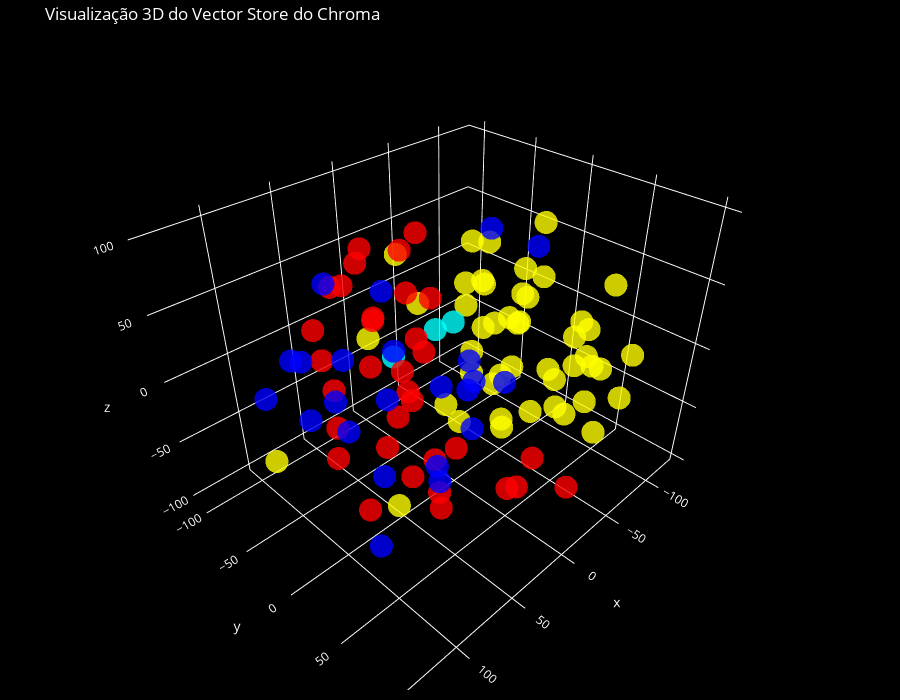

The cell this chart's notebook holds for it:
### Code cell
# Vamos tentar 3D!

tsne = TSNE(n_components=3, random_state=42)
reduced_vectors = tsne.fit_transform(vectors)

# Criar o gráfico de dispersão 3D
fig = go.Figure(data=[go.Scatter3d(
    x=reduced_vectors[:, 0],
    y=reduced_vectors[:, 1],
    z=reduced_vectors[:, 2],
    mode='markers',
    marker=dict(size=8, color=colors, opacity=0.8),
    text=[f"Tipo: {t}<br>Texto: {d[:100]}..." for t, d in zip(doc_types, documents)],
    hoverinfo='text'
)])

fig.update_layout(
    title='Visualização 3D do Vector Store do Chroma',
    plot_bgcolor='black',
    paper_bgcolor='black',
    font=dict(color='white'),
    scene=dict(
        xaxis=dict(color='white', backgroundcolor='black', showbackground=True),
        yaxis=dict(color='white', backgroundcolor='black', showbackground=True),
        zaxis=dict(color='white', backgroundcolor='black', showbackground=True)
    ),
    width=900,
    height=700,
    margin=dict(r=20, b=10, l=10, t=40)
)

fig.show()

### Figure 1 — Plotly figure (JSON) as saved in the notebook; plotly's stock layout.template omitted (floating-point values rounded to 4 significant figures)
{"data": [{"hoverinfo": "text", "marker": {"color": ["yellow", "yellow", "yellow", "yellow", "yellow", "yellow", "yellow", "yellow", "yellow", "yellow", "yellow", "yellow", "yellow", "yellow", "yellow", "yellow", "yellow", "yellow", "yellow", "yellow", "yellow", "yellow", "yellow", "yellow", "yellow", "yellow", "yellow", "yellow", "yellow", "yellow", "yellow", "yellow", "yellow", "yellow", "yellow", "yellow", "yellow", "yellow", "yellow", "yellow", "yellow", "yellow", "yellow", "yellow", "yellow", "yellow", "yellow", "cyan", "cyan", "cyan", "red", "red", "red", "red", "red", "red", "red", "red", "red", "red", "red", "red", "red", "red", "red", "red", "red", "red", "red", "red", "red", "red", "red", "red", "red", "red", "red", "red", "red", "red", "red", "red", "red", "blue", "blue", "blue", "blue", "blue", "blue", "blue", "blue", "blue", "blue", "blue", "blue", "blue", "blue", "blue", "blue", "blue", "blue", "blue", "blue", "blue", "blue", "blue"], "opacity": 0.8, "size": 8}, "mode": "markers", "text": ["Tipo: funcionarios<br>Texto: # Registro de RH\n\n# Alex Chen\n\n## Resumo\n- **Data de Nascimento:** 15 de março de 1990  \n- **Cargo:*...", "Tipo: funcionarios<br>Texto: - **2021:**  \n  - Alcançou 95% de sucesso nos prazos de entrega dos projetos.  \n  - Recebeu o prêmio...", "Tipo: funcionarios<br>Texto: ## Histórico de Remuneração\n- **2020:** Salário Base: $80.000  \n- **2021:** Salário Base aumentado p...", "Tipo: funcionarios<br>Texto: Alex Chen continua sendo um recurso vital na SegurosLLM, contribuindo significativamente para soluçõ...", "Tipo: funcionarios<br>Texto: # HR Record\n\n# Oliver Spencer\n\n## Resumo\n- **Data de Nascimento:** 14 de maio de 1990  \n- **Cargo:**...", "Tipo: funcionarios<br>Texto: ## Histórico Anual de Desempenho\n- **2018:** 3/5 - Colaborador adaptável, mas ainda aprendendo a tom...", "Tipo: funcionarios<br>Texto: ## Histórico de Remuneração\n- **03/2018:** Salário inicial de $80,000  \n- **07/2019:** Aumento para ...", "Tipo: funcionarios<br>Texto: # HR Record\n\n# Emily Tran\n\n## Resumo\n- **Data de Nascimento:** 18 de março de 1991  \n- **Cargo:** Di...", "Tipo: funcionarios<br>Texto: - **Janeiro 2017 - Maio 2018**: Marketing Intern  \n  - Suporte à equipe de Marketing colaborando na ...", "Tipo: funcionarios<br>Texto: - **2021**:  \n  - Avaliação de Desempenho: Atendeu às Expectativas  \n  - Principais Realizações: Con...", "Tipo: funcionarios<br>Texto: - **Hobbies**:  \n  - Emily gosta de fotografia e contribui regularmente para o conteúdo das redes so...", "Tipo: funcionarios<br>Texto: # HR Record\n\n# Jordan Blake\n\n## Resumo\n- **Data de Nascimento:** 15 de março de 1993  \n- **Cargo:** ...", "Tipo: funcionarios<br>Texto: ## Histórico Anual de Desempenho\n- **2021:** Primeiro ano na Insurellm; atingiu 90% das metas mensai...", "Tipo: funcionarios<br>Texto: ## Histórico de Remuneração\n- **06/2021:** Salário Inicial: $50,000  \n- **04/2022:** Aumento por mér...", "Tipo: funcionarios<br>Texto: # Avery Lancaster\n\n## Resumo\n- **Data de Nascimento**: 15 de março de 1985  \n- **Cargo**: Co-Fundado...", "Tipo: funcionarios<br>Texto: - **2010 - 2013**: Analista de Negócios na Edge Analytics  \n  Antes de ingressar na Innovate, Avery ...", "Tipo: funcionarios<br>Texto: - **2018**: **Superou as Expectativas**  \n  Sob a visão ajustada de Avery, a Insurellm lançou dois n...", "Tipo: funcionarios<br>Texto: - **2021**: **Excepcional**  \n  A transição decisiva para o trabalho remoto e a rápida adoção de fer...", "Tipo: funcionarios<br>Texto: ## Histórico de Remuneração\n- **2015**: Salário base $150.000 + participação significativa em ações ...", "Tipo: funcionarios<br>Texto: ## Outras Observações de RH\n- **Desenvolvimento Profissional**: Avery participou ativamente de progr...", "Tipo: funcionarios<br>Texto: Avery Lancaster demonstrou resiliência e adaptabilidade ao longo de sua carreira na Insurellm, posic...", "Tipo: funcionarios<br>Texto: # HR Record\n\n# Maxine Thompson\n\n## Resumo\n- **Data de Nascimento:** 15 de janeiro de 1991  \n- **Carg...", "Tipo: funcionarios<br>Texto: - **01/2021 - Presente:** **Senior Data Engineer**  \n  * Promovida após liderar um projeto que melho...", "Tipo: funcionarios<br>Texto: - **2020:** *Meets Expectations*  \n  Recuperou estabilidade, focando em habilidades técnicas, porém ...", "Tipo: funcionarios<br>Texto: ## Outras Observações de RH\n- Participou de treinamentos internos relacionados a big data e infraest...", "Tipo: funcionarios<br>Texto: # Registro de RH\n\n# Samantha Greene\n\n## Resumo\n- **Data de Nascimento:** 14 de outubro de 1990  \n- *...", "Tipo: funcionarios<br>Texto: ## Histórico Anual de Desempenho\n- **2020:** Superou as Expectativas  \n  - Demonstrou habilidades or...", "Tipo: funcionarios<br>Texto: ## Histórico de Remuneração\n- **2020:** Salário Base - $55.000  \n  - Salário inicial compatível com ...", "Tipo: funcionarios<br>Texto: - **2023:** Salário Base - $70.000  \n  - Reconhecida por melhoria significativa na gestão de relaçõe...", "Tipo: funcionarios<br>Texto: # HR Record\n\n# Alex Thomson\n\n## Resumo\n- **Data de Nascimento:** 15 de março de 1995  \n- **Cargo:** ...", "Tipo: funcionarios<br>Texto: ## Histórico Anual de Desempenho  \n- **2022** - Avaliado como \"Superou as Expectativas.\" Alex Thomso...", "Tipo: funcionarios<br>Texto: ## Outras Observações de RH\n- Alex Thomson é membro ativo do comitê de Diversidade e Inclusão da Ins...", "Tipo: funcionarios<br>Texto: # Registro de RH\n\n# Samuel Trenton\n\n## Resumo\n- **Data de Nascimento:** 12 de abril de 1989  \n- **Ca...", "Tipo: funcionarios<br>Texto: ## Histórico Anual de Desempenho\n- **2023:** Nota: 4,5/5  \n  - Superou as expectativas, liderando um...", "Tipo: funcionarios<br>Texto: ## Outras Observações de RH\n- **Desenvolvimento Profissional:** Concluiu workshops sobre aprendizado...", "Tipo: funcionarios<br>Texto: # Registro de RH\n\n# Alex Harper\n\n## Resumo\n- **Data de Nascimento**: 15 de março de 1993  \n- **Cargo...", "Tipo: funcionarios<br>Texto: ## Histórico Anual de Performance  \n- **2021**:  \n  - **Avaliação de Performance**: 4,5/5  \n  - **Pr...", "Tipo: funcionarios<br>Texto: ## Histórico de Remuneração  \n- **2021**:  \n  - **Salário Base**: $55.000  \n  - **Bônus**: $5.500 (1...", "Tipo: funcionarios<br>Texto: - **Feedback do RH**:  \n  - Alex Harper é reconhecido pelo excelente comprometimento, atitude positi...", "Tipo: funcionarios<br>Texto: # HR Record\n\n# Jordan K. Bishop\n\n## Resumo\n- **Data de Nascimento:** 15 de março de 1990  \n- **Cargo...", "Tipo: funcionarios<br>Texto: ## Histórico Anual de Desempenho\n- **2019:** Exceeds Expectations - Entregou código de alta qualidad...", "Tipo: funcionarios<br>Texto: ## Histórico de Remuneração\n- **06/2018:** Salário Inicial - $85,000  \n- **06/2019:** Aumento Salari...", "Tipo: funcionarios<br>Texto: ## Outras Observações de RH\n- Jordan K. Bishop participou ativamente de iniciativas internas, inclui...", "Tipo: funcionarios<br>Texto: # Registro de RH\n\n# Emily Carter\n\n## Resumo\n- **Data de Nascimento:** 12 de agosto de 1990  \n- **Car...", "Tipo: funcionarios<br>Texto: - **2017-2019:** Estagiária de Marketing  \n  - Auxílio em pesquisas de mercado e desenvolvimento de ...", "Tipo: funcionarios<br>Texto: ## Histórico de Remuneração\n| Ano  | Salário Base | Bônus          | Remuneração Total |\n|------|---...", "Tipo: funcionarios<br>Texto: ## Outras Observações de RH\n- **Desenvolvimento Profissional:** Emily está atualmente inscrita em um...", "Tipo: empresa<br>Texto: # Carreiras na SegurosLLM\n\nA SegurosLLM está contratando! Estamos em busca de talentosos engenheiros...", "Tipo: empresa<br>Texto: # Sobre a SegurosLLM\n\nA SegurosLLM foi fundada por Avery Lancaster em 2015 como uma startup de tecno...", "Tipo: empresa<br>Texto: # Visão geral da SegurosLLM\n\nA SegurosLLM é uma empresa inovadora de tecnologia em seguros, com 200 ...", "Tipo: contratos<br>Texto: # Contrato com a Belvedere Insurance para Markellm\n\n## Termos\nEste Contrato (\"Acordo\") é celebrado e...", "Tipo: contratos<br>Texto: ## Renovação\n1. **Condições de Renovação**: Este Acordo poderá ser renovado por termos adicionais de...", "Tipo: contratos<br>Texto: ## Funcionalidades\n1. **Correspondência com IA**: A Belvedere Insurance se beneficiará do sistema de...", "Tipo: contratos<br>Texto: ## Suporte\n1. **Suporte Técnico**: Suporte técnico disponível das 9h às 19h EST, de segunda a sexta-...", "Tipo: contratos<br>Texto: **Belvedere Insurance**  \nAssinatura: ______________________  \nNome: [Signatário Autorizado]  \nCargo...", "Tipo: contratos<br>Texto: # Contrato com a Velocity Auto Solutions para Carllm\n\n**Data do Contrato:** 1 de outubro de 2023  \n*...", "Tipo: contratos<br>Texto: ## Renovação\n\n1. **Renovação Automática**: Este contrato será renovado automaticamente por períodos ...", "Tipo: contratos<br>Texto: ## Suporte\n\n1. **Suporte ao Cliente**: A Velocity Auto Solutions terá acesso à equipe de suporte da ...", "Tipo: contratos<br>Texto: # Contrato com Greenstone Insurance para Homellm\n\n---\n\n## Termos\n\n1. **Partes**: Este Contrato (\"Aco...", "Tipo: contratos<br>Texto: 4. **Condições de Pagamento**: \n   - O Cliente pagará o valor de $10.000 por mês pelo Nível Padrão d...", "Tipo: contratos<br>Texto: ---\n\n## Funcionalidades\n\n- **Avaliação de Risco com IA**: O Cliente terá acesso a ferramentas aprimo...", "Tipo: contratos<br>Texto: - **Integração Multicanal**: Homellm será integrado às plataformas existentes do Cliente para criar ...", "Tipo: contratos<br>Texto: ---\n\n**ASSINATURAS DO ACORDO**\n\nAo assinar abaixo, as partes reconhecem sua aceitação dos termos des...", "Tipo: contratos<br>Texto: # Contrato com a Apex Reinsurance para Rellm: Solução Corporativa de Resseguros com IA\n\n## Termos\n\n1...", "Tipo: contratos<br>Texto: 4. **Duração do Contrato**: Este Acordo terá início em [Data de Início] e permanecerá em vigor por d...", "Tipo: contratos<br>Texto: 2. **Integrações Simplificadas**: A arquitetura do Rellm permite integração fácil com os sistemas ex...", "Tipo: contratos<br>Texto: 1. **Suporte Técnico**: O Fornecedor fornecerá suporte técnico dedicado ao Cliente via telefone, e-m...", "Tipo: contratos<br>Texto: ---\n\n**Aceitação dos Termos**: Ao assinar abaixo, ambas as partes concordam com os Termos, Renovação...", "Tipo: contratos<br>Texto: # Contrato com GreenField Holdings para Markellm\n\n**Data de Vigência:** 15 de novembro de 2023  \n**D...", "Tipo: contratos<br>Texto: ## Renovação\n1. **Renovação Automática**: Este contrato será renovado automaticamente por períodos c...", "Tipo: contratos<br>Texto: ## Funcionalidades\n1. **Correspondência com IA**: Acesso a algoritmos avançados que conectam a Green...", "Tipo: contratos<br>Texto: ## Suporte\n1. **Acesso ao Suporte ao Cliente**: O Cliente terá acesso a suporte dedicado por telefon...", "Tipo: contratos<br>Texto: **Assinaturas:**  \n_________________________                           _________________________  \n*...", "Tipo: contratos<br>Texto: # Contrato com a BrightWay Solutions para Markellm\n\n**Data do Contrato:** 5 de outubro de 2023  \n**I...", "Tipo: contratos<br>Texto: 3. **Acordo de Nível de Serviço (SLA):**  \n   A SegurosLLM compromete-se a garantir 99,9% de disponi...", "Tipo: contratos<br>Texto: 2. **Disponibilidade de Cotação em Tempo Real:**  \n   Os consumidores obtidos via BrightWay Solution...", "Tipo: contratos<br>Texto: ### Suporte\n1. **Suporte ao Cliente Dedicado:**  \n   A BrightWay Solutions terá acesso a uma equipe ...", "Tipo: contratos<br>Texto: __________________________  \n**[Nome], [Cargo]**  \n**BrightWay Solutions**  \nData: _________________...", "Tipo: contratos<br>Texto: # Contrato com a EverGuard Insurance para Rellm: Solução Empresarial de Resseguro com IA\n\n**Número d...", "Tipo: contratos<br>Texto: 4. **Direitos de Uso**: A EverGuard Insurance recebe uma licença não exclusiva e intransferível para...", "Tipo: contratos<br>Texto: 2. **Painel Personalizável**: Os usuários da EverGuard Insurance terão acesso a um painel personaliz...", "Tipo: contratos<br>Texto: 1. **Suporte ao Cliente**: A SegurosLLM fornecerá à EverGuard Insurance suporte 24/7, incluindo chat...", "Tipo: contratos<br>Texto: 4. **Mecanismos de Feedback**: A EverGuard Insurance é incentivada a fornecer feedback sobre as func...", "Tipo: produtos<br>Texto: # Resumo do Produto\n\n# Rellm: Solução Empresarial de Resseguro com IA\n\n## Resumo\nRellm é um produto ...", "Tipo: produtos<br>Texto: ### Integrações Sem Esforço\nA arquitetura do Rellm é projetada para integração fácil com sistemas ex...", "Tipo: produtos<br>Texto: ### Ferramentas de Conformidade Regulamentar\nRellm inclui recursos integrados de acompanhamento de c...", "Tipo: produtos<br>Texto: ## Preços\n\nA Insurellm oferece planos de preços flexíveis para Rellm, atendendo a diferentes necessi...", "Tipo: produtos<br>Texto: - **Q3 2025**: \n  - Lançamento do aplicativo móvel Rellm para insights e gerenciamento em qualquer l...", "Tipo: produtos<br>Texto: # Resumo do Produto\n\n# Markellm\n\n## Resumo\nMarkellm é um marketplace inovador de duas pontas, projet...", "Tipo: produtos<br>Texto: ## Funcionalidades\n\n- **Correspondência com IA**: Markellm utiliza algoritmos sofisticados de IA par...", "Tipo: produtos<br>Texto: - **Transações Seguras**: Markellm prioriza a segurança, utilizando métodos robustos de criptografia...", "Tipo: produtos<br>Texto: ### Para Consumidores:\n- **Assinatura Gratuita**: Acesso ao marketplace sem custo, permitindo navega...", "Tipo: produtos<br>Texto: ### Q2 2025\n- Expansão do marketplace para incluir produtos adicionais de seguro, como seguro de vid...", "Tipo: produtos<br>Texto: Markellm está comprometido em melhorar a experiência de seguros para consumidores e fornecedores. Ao...", "Tipo: produtos<br>Texto: # Resumo do Produto\n\n# Homellm\n\n## Resumo\nHomellm é um produto inovador de seguro residencial desenv...", "Tipo: produtos<br>Texto: ## Funcionalidades\n### 1. Avaliação de Risco com IA\nHomellm utiliza algoritmos sofisticados de IA pa...", "Tipo: produtos<br>Texto: ### 3. Processamento Instantâneo de Sinistros\nO sistema de gerenciamento de sinistros baseado em IA ...", "Tipo: produtos<br>Texto: ### 6. Portal do Cliente\nUm portal online e aplicativo móvel de fácil utilização permite que os clie...", "Tipo: produtos<br>Texto: Todos os níveis incluem um programa de treinamento completo e atualizações contínuas para garantir d...", "Tipo: produtos<br>Texto: Com o Homellm, a Insurellm está comprometida em transformar o cenário de seguros residenciais, garan...", "Tipo: produtos<br>Texto: # Resumo do Produto\n\n# Carllm\n\n## Resumo\n\nCarllm é um produto inovador de seguro de automóveis desen...", "Tipo: produtos<br>Texto: - **Cotação Instantânea**: Com Carllm, as seguradoras podem oferecer cotações quase instantâneas aos...", "Tipo: produtos<br>Texto: - **Integração Móvel**: Carllm foi projetado para funcionar perfeitamente com aplicativos móveis, of...", "Tipo: produtos<br>Texto: - **Nível Profissional**: $2.500/mês\n  - Para empresas de médio porte.\n  - Todas as funcionalidades ...", "Tipo: produtos<br>Texto: ### Q2 2025: Melhorias na Experiência do Cliente\n- Lançamento de um novo **aplicativo móvel** para u...", "Tipo: produtos<br>Texto: Carllm não é apenas um produto de seguro de automóveis; é uma ferramenta transformadora para o setor..."], "type": "scatter3d", "x": [-85.66, -90.96, -64.49, 5.99, -81.68, -58.23, -85.66, -41.7, -47.49, -94.43, -18.65, -18.8, -44.64, 138.3, -39.07, -24.51, -40.66, -18.32, -118.0, -35.25, -23.24, -57.05, -20.96, -86.11, -67.21, -95.03, -80.58, -86.52, -80.43, -50.44, -53.32, -53.5, -102.7, -14.66, -26.58, -26.91, -85.69, -41.43, -55.35, 116.1, -59.63, -108.4, -84.74, -71.21, -87.46, -124.8, -41.65, -5.27, 12.46, 7.987, 107.3, 11.23, 45.81, -39.19, 27.74, -8.628, 11.2, -3.143, 61.71, 0.1545, 58.45, 71.25, 36.19, 95.37, 32.36, -7.564, 88.49, 31.87, 19.66, 18.24, 23.87, 72.8, 5.527, 47.52, 33.2, 51.17, 26.81, 5.188, 27.87, 28.1, 60.07, 57.1, 47.84, 102.3, 76.43, 91.86, 59.88, -13.99, 44.0, 41.51, 37.23, 56.23, 6.747, 13.0, 76.54, 44.27, 66.44, 95.77, 39.71, 58.78, 80.05, 63.21, 78.8, 12.91, -9.338, 104.1], "y": [-41.3, 56.81, 37.35, 48.73, -69.05, 53.69, 31.35, -13.74, -19.1, 44.72, -2.582, 87.62, -28.56, -5.337, -77.84, -0.2113, -102.9, 50.5, 11.38, 21.89, 34.11, -45.11, -15.77, -33.32, 16.08, -21.86, 40.92, 12.26, -44.76, -32.15, 78.11, -13.01, -24.08, -109.4, 19.31, 84.93, 75.28, -50.29, -3.59, 73.01, 60.82, 3.51, 0.9639, -5.394, 79.05, 33.47, 13.98, -68.88, 9.864, -10.52, 4.1, 104.1, -0.9482, -72.19, -41.36, -56.84, -69.98, -41.13, -69.64, -93.82, -24.14, -38.97, -69.42, -4.508, 93.0, 52.04, -17.03, -43.88, 65.78, -107.5, -10.33, -8.374, -37.55, 26.41, -48.12, -0.6453, -17.77, -46.08, 8.426, 28.63, 45.66, 18.12, 34.61, -71.27, 60.64, 32.4, -91.45, 50.64, 52.56, 28.59, 50.42, 64.57, 23.07, 53.59, -62.03, -19.05, -46.02, -45.9, -83.84, -44.3, 24.33, 12.02, -16.23, -2.054, 19.2, 40.42], "z": [-25.17, 45.32, -51.74, 59.4, 0.7889, -4.237, -73.79, 3.045, 33.28, -27.28, -18.48, 39.09, 63.37, -1.472, -3.304, 52.48, 27.81, -22.42, -28.52, 25.21, 57.32, 1.378, -70.79, -71.01, 44.94, 26.06, 14.75, -42.44, 44.42, -30.27, -44.56, -51.76, -2.068, -38.22, -51.63, -0.1075, -34.59, -85.57, -89.35, 3.992, 26.96, -67.81, 73.33, -1.772, 2.341, -50.79, -16.74, -31.13, 42.0, 25.23, 57.07, -33.49, 16.07, -44.82, -81.9, 26.65, 7.235, -1.172, 22.03, 50.33, 86.87, -5.357, 45.26, -1.942, -3.772, -81.75, -38.43, 29.88, -55.1, 21.53, 98.89, -89.68, -48.76, 80.3, -10.53, -16.67, -18.68, 68.13, -62.02, -39.01, -44.62, -51.75, -74.79, -13.14, -2.537, -18.85, -14.75, 98.41, 29.44, 17.75, -4.27, 61.65, 0.8145, 19.25, -40.42, 64.85, 67.85, 26.52, -56.79, -50.45, 26.77, 45.87, 33.23, -99.56, 100.5, -62.06]}], "layout": {"font": {"color": "white"}, "height": 700, "margin": {"b": 10, "l": 10, "r": 20, "t": 40}, "paper_bgcolor": "black", "plot_bgcolor": "black", "scene": {"xaxis": {"backgroundcolor": "black", "color": "white", "showbackground": true}, "yaxis": {"backgroundcolor": "black", "color": "white", "showbackground": true}, "zaxis": {"backgroundcolor": "black", "color": "white", "showbackground": true}}, "title": {"text": "Visualização 3D do Vector Store do Chroma"}, "width": 900}}
